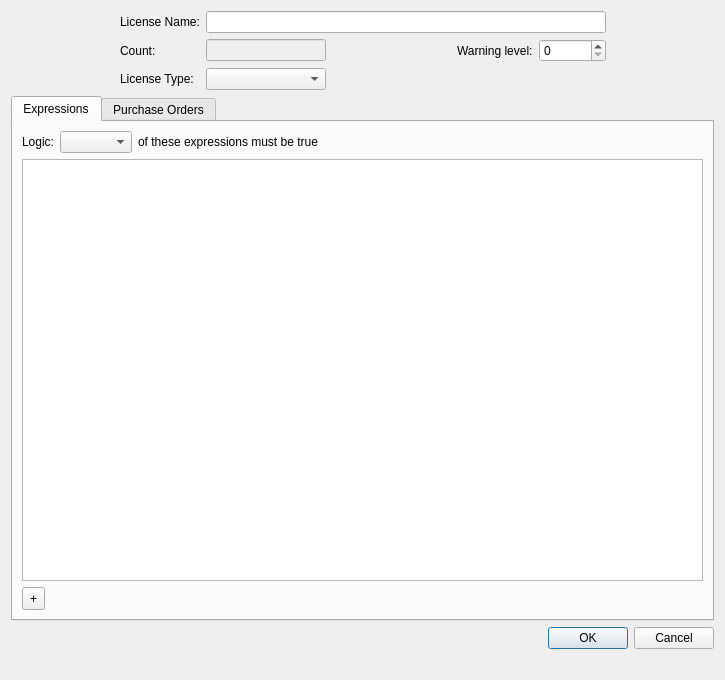
<?xml version="1.0" encoding="UTF-8"?>
<ui version="4.0">
 <class>LicenseEditorWidget</class>
 <widget class="QWidget" name="LicenseEditorWidget">
  <property name="geometry">
   <rect>
    <x>0</x>
    <y>0</y>
    <width>725</width>
    <height>680</height>
   </rect>
  </property>
  <property name="windowTitle">
   <string>License Editor</string>
  </property>
  <layout class="QVBoxLayout" name="verticalLayout">
   <item>
    <layout class="QHBoxLayout" name="horizontalLayout">
     <item>
      <spacer name="horizontalSpacer">
       <property name="orientation">
        <enum>Qt::Horizontal</enum>
       </property>
       <property name="sizeHint" stdset="0">
        <size>
         <width>40</width>
         <height>20</height>
        </size>
       </property>
      </spacer>
     </item>
     <item>
      <layout class="QGridLayout" name="gridLayout">
       <item row="1" column="5">
        <widget class="QSpinBox" name="watermark">
         <property name="maximumSize">
          <size>
           <width>70</width>
           <height>16777215</height>
          </size>
         </property>
         <property name="minimum">
          <number>0</number>
         </property>
         <property name="maximum">
          <number>10000000</number>
         </property>
         <property name="value">
          <number>0</number>
         </property>
         <property name="placeholderText" stdset="0">
          <string/>
         </property>
        </widget>
       </item>
       <item row="4" column="0">
        <widget class="QLabel" name="label_3">
         <property name="sizePolicy">
          <sizepolicy hsizetype="Fixed" vsizetype="Preferred">
           <horstretch>0</horstretch>
           <verstretch>0</verstretch>
          </sizepolicy>
         </property>
         <property name="text">
          <string>License Type:</string>
         </property>
        </widget>
       </item>
       <item row="0" column="0">
        <widget class="QLabel" name="label">
         <property name="sizePolicy">
          <sizepolicy hsizetype="Fixed" vsizetype="Preferred">
           <horstretch>0</horstretch>
           <verstretch>0</verstretch>
          </sizepolicy>
         </property>
         <property name="text">
          <string>License Name:</string>
         </property>
        </widget>
       </item>
       <item row="1" column="3">
        <spacer name="horizontalSpacer_5">
         <property name="orientation">
          <enum>Qt::Horizontal</enum>
         </property>
         <property name="sizeHint" stdset="0">
          <size>
           <width>37</width>
           <height>17</height>
          </size>
         </property>
        </spacer>
       </item>
       <item row="1" column="4">
        <widget class="QLabel" name="label_5">
         <property name="sizePolicy">
          <sizepolicy hsizetype="Fixed" vsizetype="Preferred">
           <horstretch>0</horstretch>
           <verstretch>0</verstretch>
          </sizepolicy>
         </property>
         <property name="text">
          <string>Warning level:</string>
         </property>
        </widget>
       </item>
       <item row="0" column="2" colspan="4">
        <widget class="QLineEdit" name="name">
         <property name="sizePolicy">
          <sizepolicy hsizetype="Preferred" vsizetype="Fixed">
           <horstretch>0</horstretch>
           <verstretch>0</verstretch>
          </sizepolicy>
         </property>
         <property name="minimumSize">
          <size>
           <width>400</width>
           <height>0</height>
          </size>
         </property>
         <property name="maximumSize">
          <size>
           <width>500</width>
           <height>16777215</height>
          </size>
         </property>
         <property name="text">
          <string/>
         </property>
         <property name="placeholderText">
          <string/>
         </property>
        </widget>
       </item>
       <item row="1" column="0">
        <widget class="QLabel" name="label_2">
         <property name="sizePolicy">
          <sizepolicy hsizetype="Fixed" vsizetype="Preferred">
           <horstretch>0</horstretch>
           <verstretch>0</verstretch>
          </sizepolicy>
         </property>
         <property name="text">
          <string>Count:</string>
         </property>
        </widget>
       </item>
       <item row="1" column="2">
        <widget class="QLineEdit" name="count">
         <property name="enabled">
          <bool>false</bool>
         </property>
         <property name="readOnly">
          <bool>false</bool>
         </property>
        </widget>
       </item>
       <item row="4" column="2">
        <widget class="QComboBox" name="typeCombo"/>
       </item>
      </layout>
     </item>
     <item>
      <spacer name="horizontalSpacer_3">
       <property name="orientation">
        <enum>Qt::Horizontal</enum>
       </property>
       <property name="sizeHint" stdset="0">
        <size>
         <width>40</width>
         <height>20</height>
        </size>
       </property>
      </spacer>
     </item>
    </layout>
   </item>
   <item>
    <widget class="QTabWidget" name="tabWidget">
     <property name="currentIndex">
      <number>0</number>
     </property>
     <widget class="QWidget" name="expressionTab">
      <attribute name="title">
       <string>Expressions</string>
      </attribute>
      <layout class="QVBoxLayout" name="verticalLayout_2">
       <item>
        <layout class="QHBoxLayout" name="horizontalLayout_2">
         <item>
          <layout class="QGridLayout" name="gridLayout_2">
           <item row="0" column="0">
            <widget class="QLabel" name="label_4">
             <property name="sizePolicy">
              <sizepolicy hsizetype="Fixed" vsizetype="Preferred">
               <horstretch>0</horstretch>
               <verstretch>0</verstretch>
              </sizepolicy>
             </property>
             <property name="text">
              <string>Logic:</string>
             </property>
            </widget>
           </item>
           <item row="0" column="1">
            <widget class="QComboBox" name="logicCombo"/>
           </item>
           <item row="0" column="2">
            <widget class="QLabel" name="logicLabel">
             <property name="text">
              <string>of these expressions must be true</string>
             </property>
            </widget>
           </item>
          </layout>
         </item>
         <item>
          <spacer name="horizontalSpacer_6">
           <property name="orientation">
            <enum>Qt::Horizontal</enum>
           </property>
           <property name="sizeHint" stdset="0">
            <size>
             <width>40</width>
             <height>20</height>
            </size>
           </property>
          </spacer>
         </item>
        </layout>
       </item>
       <item>
        <widget class="StyledListView" name="expressionView">
         <property name="focusPolicy">
          <enum>Qt::NoFocus</enum>
         </property>
         <property name="editTriggers">
          <set>QAbstractItemView::NoEditTriggers</set>
         </property>
         <property name="alternatingRowColors">
          <bool>true</bool>
         </property>
         <property name="selectionMode">
          <enum>QAbstractItemView::NoSelection</enum>
         </property>
         <property name="uniformItemSizes">
          <bool>true</bool>
         </property>
        </widget>
       </item>
       <item>
        <widget class="QToolButton" name="addButton">
         <property name="sizePolicy">
          <sizepolicy hsizetype="Fixed" vsizetype="Fixed">
           <horstretch>23</horstretch>
           <verstretch>23</verstretch>
          </sizepolicy>
         </property>
         <property name="minimumSize">
          <size>
           <width>23</width>
           <height>23</height>
          </size>
         </property>
         <property name="maximumSize">
          <size>
           <width>23</width>
           <height>23</height>
          </size>
         </property>
         <property name="text">
          <string>+</string>
         </property>
        </widget>
       </item>
      </layout>
     </widget>
     <widget class="QWidget" name="poTab">
      <attribute name="title">
       <string>Purchase Orders</string>
      </attribute>
      <layout class="QGridLayout" name="gridLayout_3">
       <item row="1" column="0">
        <layout class="QHBoxLayout" name="horizontalLayout_3">
         <item>
          <widget class="QToolButton" name="newPO">
           <property name="text">
            <string>+</string>
           </property>
          </widget>
         </item>
         <item>
          <widget class="QToolButton" name="delPO">
           <property name="text">
            <string>-</string>
           </property>
          </widget>
         </item>
         <item>
          <spacer name="horizontalSpacer_4">
           <property name="orientation">
            <enum>Qt::Horizontal</enum>
           </property>
           <property name="sizeHint" stdset="0">
            <size>
             <width>40</width>
             <height>20</height>
            </size>
           </property>
          </spacer>
         </item>
        </layout>
       </item>
       <item row="0" column="0">
        <widget class="FWTreeView" name="purchaseOrderView">
         <property name="tabKeyNavigation">
          <bool>true</bool>
         </property>
         <property name="alternatingRowColors">
          <bool>true</bool>
         </property>
         <property name="sortingEnabled">
          <bool>true</bool>
         </property>
        </widget>
       </item>
      </layout>
     </widget>
    </widget>
   </item>
   <item>
    <widget class="QDialogButtonBox" name="buttonBox">
     <property name="standardButtons">
      <set>QDialogButtonBox::Cancel|QDialogButtonBox::Ok</set>
     </property>
    </widget>
   </item>
   <item>
    <spacer name="horizontalSpacer_2">
     <property name="orientation">
      <enum>Qt::Horizontal</enum>
     </property>
     <property name="sizeHint" stdset="0">
      <size>
       <width>698</width>
       <height>20</height>
      </size>
     </property>
    </spacer>
   </item>
  </layout>
 </widget>
 <customwidgets>
  <customwidget>
   <class>StyledListView</class>
   <extends>QListView</extends>
   <header>FileWaveGuiLib/styledlistview/styledlistview.h</header>
  </customwidget>
  <customwidget>
   <class>FWTreeView</class>
   <extends>QTreeView</extends>
   <header>FWAdminLib/views/FWTreeView.h</header>
  </customwidget>
 </customwidgets>
 <tabstops>
  <tabstop>name</tabstop>
  <tabstop>watermark</tabstop>
  <tabstop>typeCombo</tabstop>
  <tabstop>tabWidget</tabstop>
  <tabstop>logicCombo</tabstop>
  <tabstop>addButton</tabstop>
  <tabstop>purchaseOrderView</tabstop>
  <tabstop>newPO</tabstop>
  <tabstop>delPO</tabstop>
  <tabstop>count</tabstop>
  <tabstop>buttonBox</tabstop>
 </tabstops>
 <resources/>
 <connections/>
</ui>
